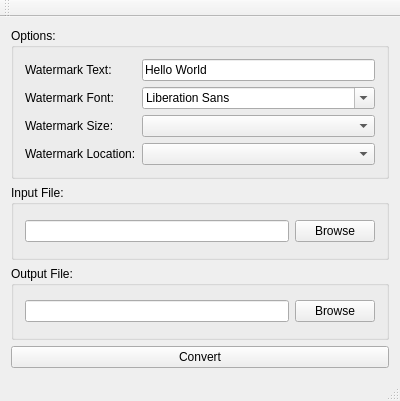
<?xml version="1.0" encoding="UTF-8"?>
<ui version="4.0">
 <class>WaterMark</class>
 <widget class="QMainWindow" name="WaterMark">
  <property name="geometry">
   <rect>
    <x>0</x>
    <y>0</y>
    <width>400</width>
    <height>401</height>
   </rect>
  </property>
  <property name="windowTitle">
   <string>WaterMark</string>
  </property>
  <widget class="QWidget" name="centralWidget">
   <layout class="QVBoxLayout" name="verticalLayout">
    <item>
     <widget class="QGroupBox" name="groupBox">
      <property name="title">
       <string>Options:</string>
      </property>
      <layout class="QHBoxLayout" name="horizontalLayout_3">
       <item>
        <layout class="QFormLayout" name="formLayout">
         <item row="0" column="0">
          <widget class="QLabel" name="label">
           <property name="text">
            <string>Watermark Text:</string>
           </property>
          </widget>
         </item>
         <item row="0" column="1">
          <widget class="QLineEdit" name="txtWatermark">
           <property name="text">
            <string>Hello World</string>
           </property>
          </widget>
         </item>
         <item row="1" column="0">
          <widget class="QLabel" name="label_2">
           <property name="text">
            <string>Watermark Font:</string>
           </property>
          </widget>
         </item>
         <item row="1" column="1">
          <widget class="QFontComboBox" name="cmbFont"/>
         </item>
         <item row="2" column="0">
          <widget class="QLabel" name="label_3">
           <property name="text">
            <string>Watermark Size:</string>
           </property>
          </widget>
         </item>
         <item row="2" column="1">
          <widget class="QComboBox" name="cmbSize"/>
         </item>
         <item row="3" column="0">
          <widget class="QLabel" name="label_4">
           <property name="text">
            <string>Watermark Location:</string>
           </property>
          </widget>
         </item>
         <item row="3" column="1">
          <widget class="QComboBox" name="cmbLocation"/>
         </item>
        </layout>
       </item>
      </layout>
     </widget>
    </item>
    <item>
     <widget class="QGroupBox" name="groupBox_2">
      <property name="title">
       <string>Input File:</string>
      </property>
      <layout class="QHBoxLayout" name="horizontalLayout">
       <item>
        <widget class="QLineEdit" name="txtInFile"/>
       </item>
       <item>
        <widget class="QPushButton" name="btnBrowseIn">
         <property name="text">
          <string>Browse</string>
         </property>
        </widget>
       </item>
      </layout>
     </widget>
    </item>
    <item>
     <widget class="QGroupBox" name="groupBox_3">
      <property name="title">
       <string>Output File:</string>
      </property>
      <layout class="QHBoxLayout" name="horizontalLayout_2">
       <item>
        <widget class="QLineEdit" name="txtOutFile"/>
       </item>
       <item>
        <widget class="QPushButton" name="btnBrowseOut">
         <property name="text">
          <string>Browse</string>
         </property>
        </widget>
       </item>
      </layout>
     </widget>
    </item>
    <item>
     <widget class="QPushButton" name="btnConvert">
      <property name="text">
       <string>Convert</string>
      </property>
     </widget>
    </item>
   </layout>
  </widget>
  <widget class="QMenuBar" name="menuBar">
   <property name="geometry">
    <rect>
     <x>0</x>
     <y>0</y>
     <width>400</width>
     <height>23</height>
    </rect>
   </property>
  </widget>
  <widget class="QToolBar" name="mainToolBar">
   <attribute name="toolBarArea">
    <enum>TopToolBarArea</enum>
   </attribute>
   <attribute name="toolBarBreak">
    <bool>false</bool>
   </attribute>
  </widget>
  <widget class="QStatusBar" name="statusBar"/>
 </widget>
 <layoutdefault spacing="6" margin="11"/>
 <resources/>
 <connections/>
</ui>
